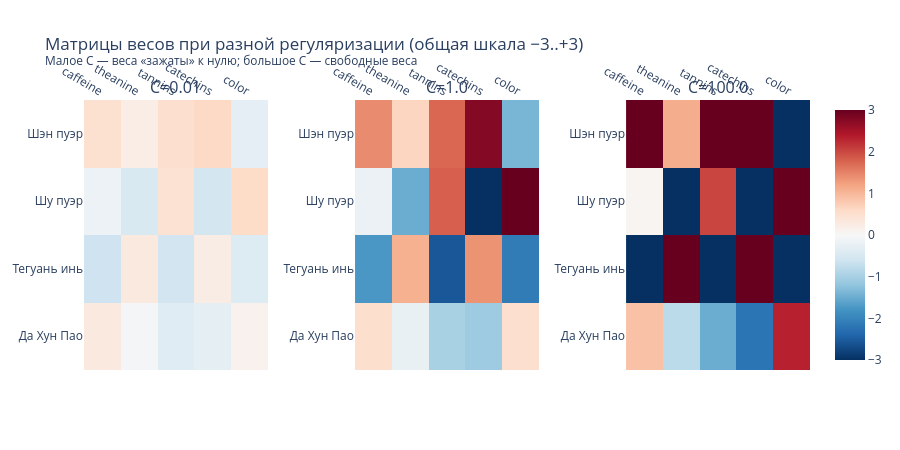

The notebook cell this image was saved under:
### Code cell
# Визуализация: как меняются веса при разных C
fig = make_subplots(rows=1, cols=3,
                    subplot_titles=[f'C={C}' for C, _, _, _ in results],
                    horizontal_spacing=0.12)

for col, (C, _, _, coef) in enumerate(results, start=1):
    fig.add_trace(go.Heatmap(z=coef, x=feature_names, y=class_names,
                             colorscale='RdBu_r', zmid=0,
                             zmin=-3, zmax=3,  # общая шкала для сравнения
                             showscale=(col == 3)),
                  row=1, col=col)
    fig.update_xaxes(side='top', row=1, col=col)

fig.update_layout(
    title='Матрицы весов при разной регуляризации (общая шкала −3..+3)<br>'
          '<sup>Малое C — веса «зажаты» к нулю; большое C — свободные веса</sup>',
    height=450, template='plotly_white'
)
fig.show()

### Figure 1 — Plotly figure (JSON) as saved in the notebook; plotly's stock layout.template omitted (floating-point values rounded to 4 significant figures)
{"data": [{"colorscale": [[0, "rgb(5,48,97)"], [0.1, "rgb(33,102,172)"], [0.2, "rgb(67,147,195)"], [0.3, "rgb(146,197,222)"], [0.4, "rgb(209,229,240)"], [0.5, "rgb(247,247,247)"], [0.6, "rgb(253,219,199)"], [0.7, "rgb(244,165,130)"], [0.8, "rgb(214,96,77)"], [0.9, "rgb(178,24,43)"], [1, "rgb(103,0,31)"]], "showscale": false, "type": "heatmap", "x": ["caffeine", "theanine", "tannins", "catechins", "color"], "xaxis": "x", "y": ["Да Хун Пао", "Тегуань инь", "Шу пуэр", "Шэн пуэр"], "yaxis": "y", "z": [[0.3066, -0.06123, -0.3808, -0.3, 0.1225], [-0.6153, 0.3082, -0.5845, 0.2383, -0.4153], [-0.1728, -0.4679, 0.4495, -0.5464, 0.5833], [0.4815, 0.221, 0.5159, 0.6081, -0.2905]], "zmax": 3, "zmid": 0, "zmin": -3}, {"colorscale": [[0, "rgb(5,48,97)"], [0.1, "rgb(33,102,172)"], [0.2, "rgb(67,147,195)"], [0.3, "rgb(146,197,222)"], [0.4, "rgb(209,229,240)"], [0.5, "rgb(247,247,247)"], [0.6, "rgb(253,219,199)"], [0.7, "rgb(244,165,130)"], [0.8, "rgb(214,96,77)"], [0.9, "rgb(178,24,43)"], [1, "rgb(103,0,31)"]], "showscale": false, "type": "heatmap", "x": ["caffeine", "theanine", "tannins", "catechins", "color"], "xaxis": "x2", "y": ["Да Хун Пао", "Тегуань инь", "Шу пуэр", "Шэн пуэр"], "yaxis": "y2", "z": [[0.5196, -0.2279, -0.9833, -1.083, 0.5107], [-1.748, 1.07, -2.563, 1.361, -2.115], [-0.1955, -1.497, 1.804, -3.05, 2.998], [1.424, 0.6544, 1.743, 2.773, -1.393]], "zmax": 3, "zmid": 0, "zmin": -3}, {"colorscale": [[0, "rgb(5,48,97)"], [0.1, "rgb(33,102,172)"], [0.2, "rgb(67,147,195)"], [0.3, "rgb(146,197,222)"], [0.4, "rgb(209,229,240)"], [0.5, "rgb(247,247,247)"], [0.6, "rgb(253,219,199)"], [0.7, "rgb(244,165,130)"], [0.8, "rgb(214,96,77)"], [0.9, "rgb(178,24,43)"], [1, "rgb(103,0,31)"]], "showscale": true, "type": "heatmap", "x": ["caffeine", "theanine", "tannins", "catechins", "color"], "xaxis": "x3", "y": ["Да Хун Пао", "Тегуань инь", "Шу пуэр", "Шэн пуэр"], "yaxis": "y3", "z": [[0.8745, -0.8086, -1.495, -2.204, 2.334], [-5.061, 3.086, -6.738, 3.876, -5.849], [0.06164, -3.382, 2.026, -9.57, 9.165], [4.125, 1.104, 6.207, 7.898, -5.649]], "zmax": 3, "zmid": 0, "zmin": -3}], "layout": {"annotations": [{"font": {"size": 16}, "showarrow": false, "text": "C=0.01", "x": 0.1267, "xanchor": "center", "xref": "paper", "y": 1, "yanchor": "bottom", "yref": "paper"}, {"font": {"size": 16}, "showarrow": false, "text": "C=1.0", "x": 0.5, "xanchor": "center", "xref": "paper", "y": 1, "yanchor": "bottom", "yref": "paper"}, {"font": {"size": 16}, "showarrow": false, "text": "C=100.0", "x": 0.8733, "xanchor": "center", "xref": "paper", "y": 1, "yanchor": "bottom", "yref": "paper"}], "height": 450, "title": {"text": "Матрицы весов при разной регуляризации (общая шкала −3..+3)<br><sup>Малое C — веса «зажаты» к нулю; большое C — свободные веса</sup>"}, "xaxis": {"anchor": "y", "domain": [0, 0.2533], "side": "top"}, "xaxis2": {"anchor": "y2", "domain": [0.3733, 0.6267], "side": "top"}, "xaxis3": {"anchor": "y3", "domain": [0.7467, 1], "side": "top"}, "yaxis": {"anchor": "x", "domain": [0, 1]}, "yaxis2": {"anchor": "x2", "domain": [0, 1]}, "yaxis3": {"anchor": "x3", "domain": [0, 1]}}}
